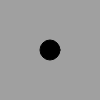
Frame 1 (no input)
Frame 60 (no input): identical to frame 1, image omitted
Frame 120 (the mouse pressed at the canvas centre since frame 60): identical to frame 1, image omitted

The p5.js sketch that drew this single still picture (run headless with seeded random() and noise() and a simulated clock; from frame 60 on, the mouse is pressed at the canvas centre):

// p5.js sketch
// ── sketch.js
var x, y;

function setup() {
  createCanvas(100,100);
  frameRate(3000);
  background(160);
  x = width / 2;
  y = height / 2;
  circle(x,y,20)
}

function draw() {
  background(160);
  fill(0);
  circle(x,y,20);
}

function keyTyped() {
  if(key === "a"){
    if(x>10){
      x -=5;
    }
  }else if(key === "d"){
    if(x < width-10){
      x+=5;
    }
  }else if(key === "w"){
    if(y > 10){
      y-=5;
    }
  }else if(key === "s"){
    if(y < height-10){
      y+=5;
    }
  }else if(key === "c"){
    x = width / 2
    y = height / 2
  }
}
